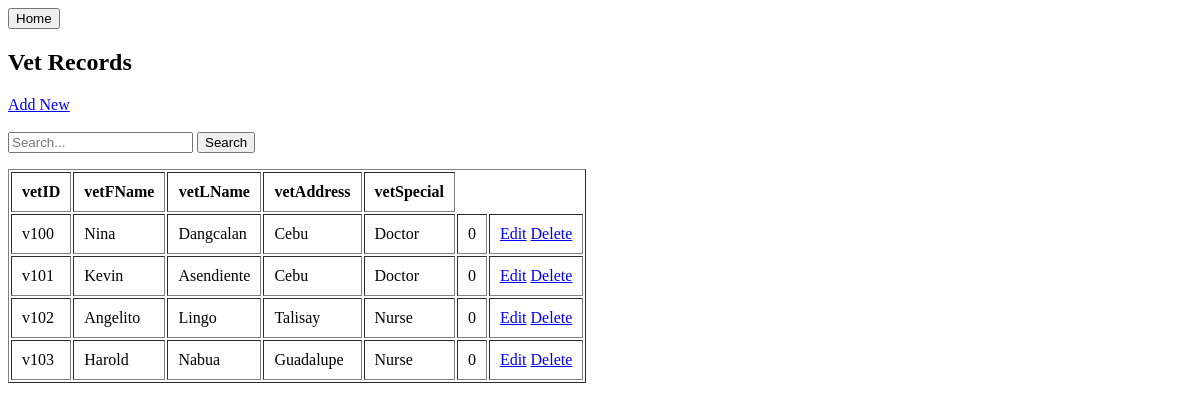
Before: /vet with the older database file.
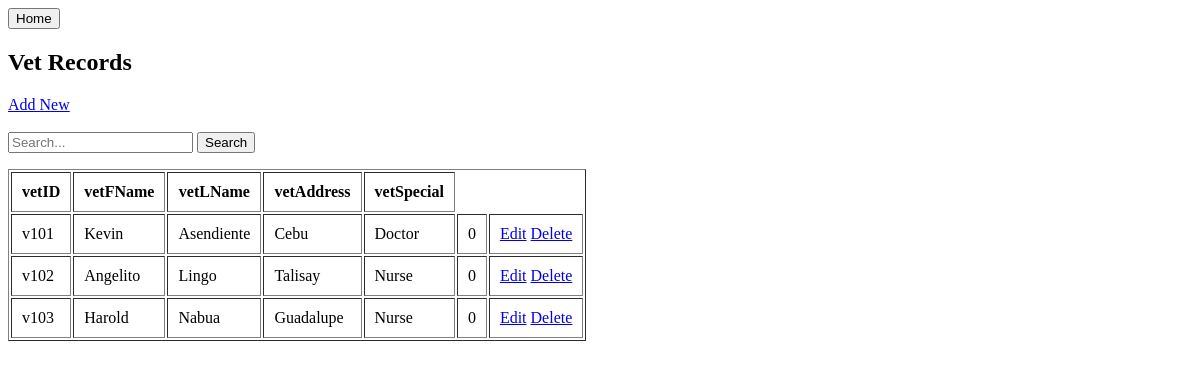
After: the same page with the newer database file.
### tables this page shows
CREATE TABLE "Veterinarian" (
	"vetID"	TEXT,
	"vetFName"	TEXT,
	"vetLName"	TEXT,
	"vetAddress"	TEXT,
	"vetSpecial"	TEXT,
	"deleted"	INTEGER DEFAULT 0,
	PRIMARY KEY("vetID")
);

### app.py (the view)
@app.route("/vet")
def vet_list():
    fields = ["vetID","vetFName","vetLName","vetAddress","vetSpecial"] #ang fields is ang column names ra in the database
    search_fields = ["vetID", "vetFName", "vetLName"] #pwede rani sya machange kung unsay preferred search input (ex. ID ray gamiton pang search)
    keyword = request.args.get("keyword", "")
    rows = load_table("Veterinarian", keyword=keyword, search_fields=search_fields)
    return render_template("crud_list.html", rows=rows, fields=fields, module="vet", keyword=keyword)

### app.py (called while the page is built)
def db():
    return sqlite3.connect(DB)

def load_table(table, keyword=None, search_fields=None):
    conn = db()
    query = f"SELECT * FROM {table} WHERE deleted = 0"
    params = []
    if keyword and search_fields:
        search_conditions = [f"{field} LIKE ?" for field in search_fields]
        query += " AND (" + " OR ".join(search_conditions) + ")"
        params.extend([f"%{keyword}%"] * len(search_fields))
    rows = conn.execute(query, params).fetchall()
    conn.close()
    return rows

### templates/crud_list.html (shortened to what this page needs)
<button onclick="window.location.href='/'">Home</button>
<h2>{{ module | capitalize }} Records</h2>
<a href="/{{ module }}/add">Add New</a>
<form method="GET" action="">
    <input type="text" name="keyword" placeholder="Search..." value="{{ keyword }}">
    <button type="submit">Search</button>
</form>
<table border="1" cellpadding="10">
    <tr>
        {% for f in fields %}
            <th>{{ f }}</th>
        {% endfor %}
    </tr>
    {% for r in rows %}
    <tr>
        {% for col in r %}
            <td>{{ col }}</td>
        {% endfor %}
        <td>
            <a href="/{{ module }}/edit/{{ r[0] }}">Edit</a>
            <a href="/{{ module }}/delete/{{ r[0] }}">Delete</a>
        </td>
    </tr>
    {% endfor %}
</table>

Changed rows visible on the page:
no longer on this page (row edited): Veterinarian: vetID "v100", vetFName "Nina", vetLName "Dangcalan", vetAddress "Cebu", vetSpecial "Doctor", r "0"
